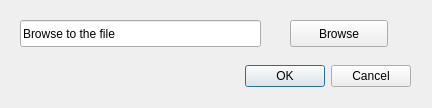
<?xml version="1.0" encoding="UTF-8"?>
<ui version="4.0">
 <class>RadarImagesDialogBase</class>
 <widget class="QDialog" name="RadarImagesDialogBase">
  <property name="geometry">
   <rect>
    <x>0</x>
    <y>0</y>
    <width>432</width>
    <height>108</height>
   </rect>
  </property>
  <property name="windowTitle">
   <string>Radar Images</string>
  </property>
  <widget class="QDialogButtonBox" name="button_box">
   <property name="geometry">
    <rect>
     <x>70</x>
     <y>60</y>
     <width>341</width>
     <height>32</height>
    </rect>
   </property>
   <property name="orientation">
    <enum>Qt::Horizontal</enum>
   </property>
   <property name="standardButtons">
    <set>QDialogButtonBox::Cancel|QDialogButtonBox::Ok</set>
   </property>
  </widget>
  <widget class="QLineEdit" name="lineEdit">
   <property name="geometry">
    <rect>
     <x>20</x>
     <y>20</y>
     <width>241</width>
     <height>27</height>
    </rect>
   </property>
   <property name="text">
    <string>Browse to the file</string>
   </property>
  </widget>
  <widget class="QPushButton" name="pushButton">
   <property name="geometry">
    <rect>
     <x>290</x>
     <y>20</y>
     <width>98</width>
     <height>27</height>
    </rect>
   </property>
   <property name="text">
    <string>Browse</string>
   </property>
  </widget>
 </widget>
 <resources/>
 <connections>
  <connection>
   <sender>button_box</sender>
   <signal>accepted()</signal>
   <receiver>RadarImagesDialogBase</receiver>
   <slot>accept()</slot>
   <hints>
    <hint type="sourcelabel">
     <x>20</x>
     <y>20</y>
    </hint>
    <hint type="destinationlabel">
     <x>20</x>
     <y>20</y>
    </hint>
   </hints>
  </connection>
  <connection>
   <sender>button_box</sender>
   <signal>rejected()</signal>
   <receiver>RadarImagesDialogBase</receiver>
   <slot>reject()</slot>
   <hints>
    <hint type="sourcelabel">
     <x>20</x>
     <y>20</y>
    </hint>
    <hint type="destinationlabel">
     <x>20</x>
     <y>20</y>
    </hint>
   </hints>
  </connection>
 </connections>
</ui>
